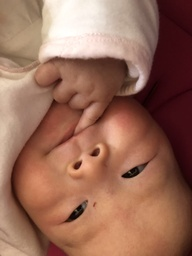
#> input picture chapter-11_convolution/a.jpeg, 192 x 256 px, shrunk from 1080 x 1440 before the run
$ python convolutions.py --image a.jpeg
#> lines starting #> are read from the running program, lines starting #| are printed output that depends on the picture
#!/usr/bin/env python
# -*- encoding: utf-8 -*-
'''
@File    :   convolutions.py
@Contact :   jiashu42@sina.com
@License :   (C)Copyright 2019-2020

@Modify Time      @Author    @Version    @Desciption
------------      -------    --------    -----------
2019-06-24 06:40   jiashuXu      1.0         None
'''

from skimage.exposure import rescale_intensity
import numpy as np
import argparse
import cv2


def convolve(image, K):
    iH, iW = image.shape[:2]
    kH, kW = K.shape[:2]
    pad = (kW - 1) // 2

    image = cv2.copyMakeBorder(image, pad, pad, pad, pad, cv2.BORDER_REPLICATE)

    output = np.zeros((iH, iW), dtype="float")

    for y in np.arange(pad, iH + pad):
        for x in np.arange(pad, iW + pad):
            roi = image[y - pad:y + pad + 1, x - pad:x + pad + 1]

            k = (roi * K).sum()

            output[y - pad, x - pad] = k

    output = rescale_intensity(output, in_range=(0, 255))
    output = (output * 255).astype('uint8')

    return output


ap = argparse.ArgumentParser()
ap.add_argument('-i', '--image', required=True, help='path to the input image')

args = vars(ap.parse_args())

smallBlur = np.ones((7, 7), dtype='float') * (1.0 / (7 * 7))
largeBlur = np.ones((21, 21), dtype='float') * (1.0 / (21 * 21))

sharpen = np.array(([0, -1, 0], [-1, 5, -1], [0, -1, 0]), dtype='int')

laplaceian = np.array(([0, 1, 0], [1, -4, 1], [0, 1, 0]), dtype='int')

sobelX = np.array(([-1, 0, 1], [-2, 0, 2], [-1, 0, 1]), dtype='int')

sobelY = np.array(([-1, -2, -1], [0, 0, 0], [1, 2, 1]), dtype='int')

emboss = np.array(([-2, -1, 0], [-1, 1, 1], [0, 1, 2]), dtype='int')

kernelBank = (
    ('small_blur', smallBlur),
    ('large_blur', largeBlur),
    ('sharpen', sharpen),
    ('laplacian', laplaceian),
    ('sobel_x', sobelX),
    ('sobel_y', sobelY),
    ('emboss', emboss)
)

image = cv2.imread(args['image'])
#> image is the input picture: shape (256, 192, 3); mean B, G, R 88.3, 106.9, 152
gray = cv2.cvtColor(image, cv2.COLOR_BGR2GRAY)
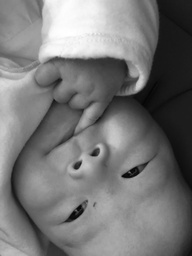
#> gray: shape (256, 192); min 4, max 255, mean 118.3

for kernelName, K in kernelBank:
    print('[INFO] applying {} kernel'.format(kernelName))
    convolveOutput = convolve(gray, K)
    opencvOutput = cv2.filter2D(gray, -1, K)

    cv2.imshow('Original', gray)
    cv2.imshow('{} - convolve'.format(kernelName), convolveOutput)
    cv2.imshow('{} -opencv'.format(kernelName), opencvOutput)
#> this loop made 7 passes
#> pass 1, in convolve, `image = cv2.copyMakeBorder(image, pad, pad, pad, pad, cv2.BORDER_REPLI..`:
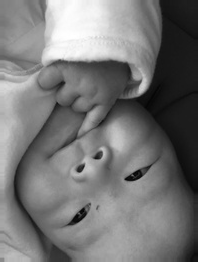
#> image: shape (262, 198); min 4, max 255, mean 117.9
#> pass 1, `convolveOutput = convolve(gray, K)`:
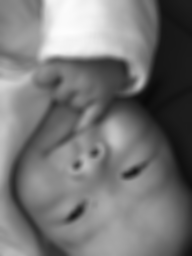
#> convolveOutput: shape (256, 192); min 9, max 253, mean 117.8
#> pass 2, in convolve (call 2), `image = cv2.copyMakeBorder(image, pad, pad, pad, pad, cv2.BORDER_REPLI..`:
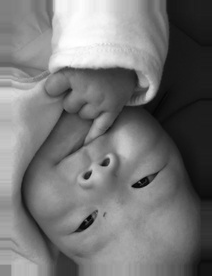
#> image: shape (276, 212); min 4, max 255, mean 117.1

cv2.waitKey(0)
cv2.destroyAllWindows()
